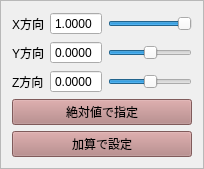
           <widget class="QFrame" name="NumericEdit">
            <property name="frameShape">
             <enum>QFrame::StyledPanel</enum>
            </property>
            <property name="frameShadow">
             <enum>QFrame::Raised</enum>
            </property>
            <layout class="QGridLayout" name="gridLayout_11">
             <item row="0" column="0">
              <layout class="QVBoxLayout" name="inputNumVLO">
               <property name="leftMargin">
                <number>0</number>
               </property>
               <property name="topMargin">
                <number>0</number>
               </property>
               <property name="bottomMargin">
                <number>0</number>
               </property>
               <item>
                <layout class="QHBoxLayout" name="inputNumXHLO">
                 <item>
                  <widget class="QLabel" name="inputNumXLbl">
                   <property name="text">
                    <string>X方向</string>
                   </property>
                  </widget>
                 </item>
                 <item>
                  <widget class="QDoubleSpinBox" name="inputNumXSpin">
                   <property name="frame">
                    <bool>true</bool>
                   </property>
                   <property name="buttonSymbols">
                    <enum>QAbstractSpinBox::NoButtons</enum>
                   </property>
                   <property name="decimals">
                    <number>4</number>
                   </property>
                   <property name="minimum">
                    <double>-1.000000000000000</double>
                   </property>
                   <property name="maximum">
                    <double>1.000000000000000</double>
                   </property>
                   <property name="singleStep">
                    <double>0.000100000000000</double>
                   </property>
                   <property name="value">
                    <double>1.000000000000000</double>
                   </property>
                  </widget>
                 </item>
                 <item>
                  <widget class="QSlider" name="inputNumXHSlider">
                   <property name="focusPolicy">
                    <enum>Qt::ClickFocus</enum>
                   </property>
                   <property name="minimum">
                    <number>-10000</number>
                   </property>
                   <property name="maximum">
                    <number>10000</number>
                   </property>
                   <property name="value">
                    <number>10000</number>
                   </property>
                   <property name="orientation">
                    <enum>Qt::Horizontal</enum>
                   </property>
                  </widget>
                 </item>
                </layout>
               </item>
               <item>
                <layout class="QHBoxLayout" name="inputNumYHLO">
                 <property name="topMargin">
                  <number>0</number>
                 </property>
                 <property name="bottomMargin">
                  <number>0</number>
                 </property>
                 <item>
                  <widget class="QLabel" name="inputNumYLbl">
                   <property name="text">
                    <string>Y方向</string>
                   </property>
                  </widget>
                 </item>
                 <item>
                  <widget class="QDoubleSpinBox" name="inputNumYSpin">
                   <property name="buttonSymbols">
                    <enum>QAbstractSpinBox::NoButtons</enum>
                   </property>
                   <property name="decimals">
                    <number>4</number>
                   </property>
                   <property name="minimum">
                    <double>-1.000000000000000</double>
                   </property>
                   <property name="maximum">
                    <double>1.000000000000000</double>
                   </property>
                   <property name="singleStep">
                    <double>0.000100000000000</double>
                   </property>
                  </widget>
                 </item>
                 <item>
                  <widget class="QSlider" name="inputNumYHSlider">
                   <property name="focusPolicy">
                    <enum>Qt::ClickFocus</enum>
                   </property>
                   <property name="minimum">
                    <number>-10000</number>
                   </property>
                   <property name="maximum">
                    <number>10000</number>
                   </property>
                   <property name="orientation">
                    <enum>Qt::Horizontal</enum>
                   </property>
                  </widget>
                 </item>
                </layout>
               </item>
               <item>
                <layout class="QHBoxLayout" name="inputNumZHLO">
                 <property name="topMargin">
                  <number>0</number>
                 </property>
                 <property name="bottomMargin">
                  <number>0</number>
                 </property>
                 <item>
                  <widget class="QLabel" name="inputNumZLbl">
                   <property name="text">
                    <string>Z方向</string>
                   </property>
                  </widget>
                 </item>
                 <item>
                  <widget class="QDoubleSpinBox" name="inputNumZSpin">
                   <property name="buttonSymbols">
                    <enum>QAbstractSpinBox::NoButtons</enum>
                   </property>
                   <property name="decimals">
                    <number>4</number>
                   </property>
                   <property name="minimum">
                    <double>-1.000000000000000</double>
                   </property>
                   <property name="maximum">
                    <double>1.000000000000000</double>
                   </property>
                   <property name="singleStep">
                    <double>0.000100000000000</double>
                   </property>
                  </widget>
                 </item>
                 <item>
                  <widget class="QSlider" name="inputNumZHSlider">
                   <property name="focusPolicy">
                    <enum>Qt::ClickFocus</enum>
                   </property>
                   <property name="minimum">
                    <number>-10000</number>
                   </property>
                   <property name="maximum">
                    <number>10000</number>
                   </property>
                   <property name="orientation">
                    <enum>Qt::Horizontal</enum>
                   </property>
                  </widget>
                 </item>
                </layout>
               </item>
               <item>
                <widget class="QPushButton" name="inputNumAbsBtn">
                 <property name="styleSheet">
                  <string notr="true">#inputNumAbsBtn{background-color:#b38080;color:#000;}</string>
                 </property>
                 <property name="text">
                  <string>絶対値で指定</string>
                 </property>
                </widget>
               </item>
               <item>
                <widget class="QPushButton" name="inputNumRelBtn">
                 <property name="styleSheet">
                  <string notr="true">#inputNumRelBtn{background-color:#b38080;color:#000;}</string>
                 </property>
                 <property name="text">
                  <string>加算で設定</string>
                 </property>
                </widget>
               </item>
              </layout>
             </item>
            </layout>
           </widget>
